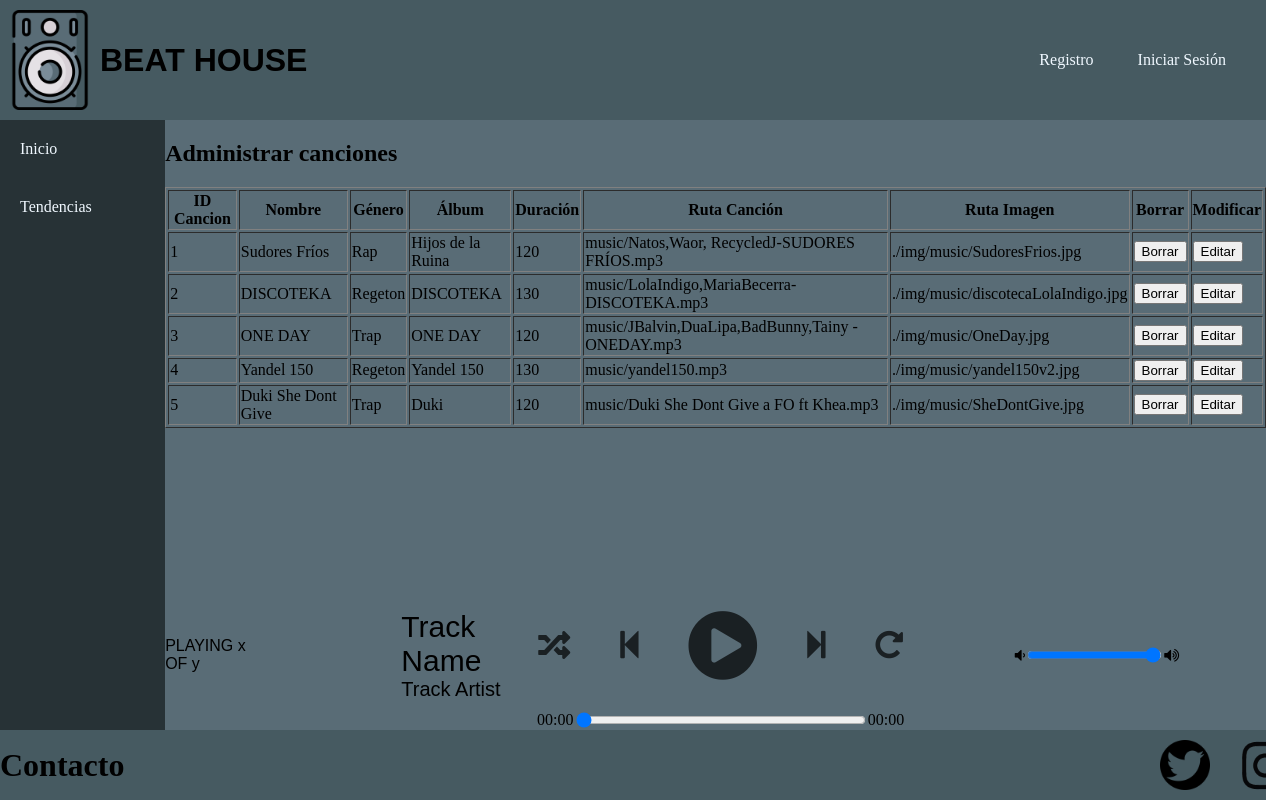
The page /GestionCanciones.php on the database as committed earlier.
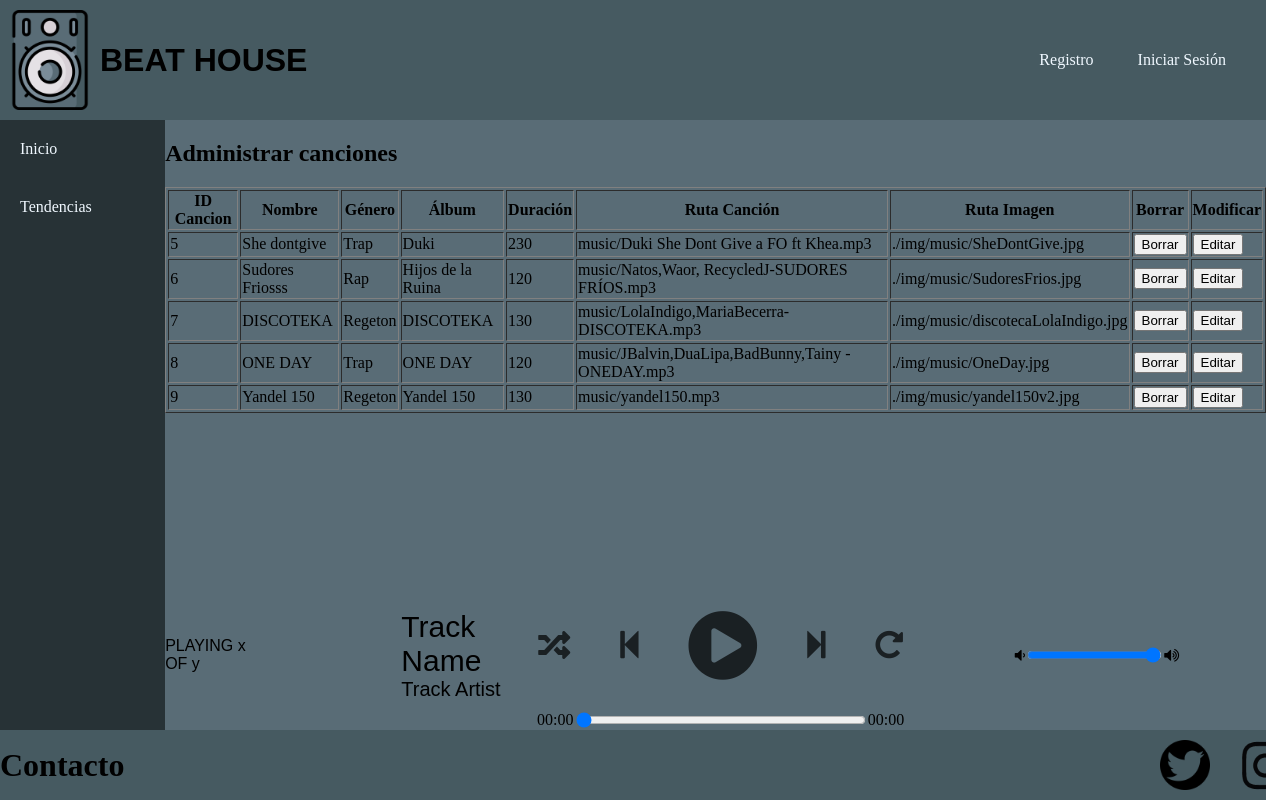
The same page on the database as committed later.
### tables this page shows
CREATE TABLE `canciones` (
  `idCancion` int(11) NOT NULL,
  `nombreCancion` varchar(20) NOT NULL,
  `genero` varchar(30) NOT NULL,
  `nombreAlbum` varchar(30) NOT NULL,
  `duracion` varchar(20) NOT NULL,
  `rutaCancion` varchar(150) NOT NULL,
  `rutaImagen` varchar(150) NOT NULL
);

### GestionCanciones.php (called while the page is built, shortened)
<?php
    $form = new es\ucm\fdi\aw\FormModificarCancion();
    if (isset($_POST['borrarCancion'])) {
        $idCancion = $_POST['borrarCancion'] ?? '';
        es\ucm\fdi\aw\Admin::borrarCancion($idCancion);
        header("Location: gestionCanciones.php");
    }
    else if (isset($_POST['modificarCancion'])) {
        $datosCancion = json_decode($_POST['modificarCancion']);
        $_SESSION['datosCancion'] = $datosCancion;
        $contenidoPrincipal = $form->gestionaModificarDatos($datosCancion);
    }
    else if(isset($_POST['Aplicar'])){
        $datosCancion = $_SESSION['datosCancion'];
        $contenidoPrincipal = $form->gestionaModificarDatos($datosCancion);
    }
    else{
        $contenidoPrincipal = es\ucm\fdi\aw\Admin::mostrarCanciones();
    }
    require RAIZ_APP . "/vistas/plantillas/plantilla.php";

### includes/Admin.php (the view, shortened to what this page needs)
<?php
class Admin
{
    public static function mostrarCanciones()
    {
        $conn = Aplicacion::getInstance()->getConexionBd();
        $consulta = "SELECT * FROM canciones";
        $resultado = $conn->query($consulta);
        $contenidoPrincipal = "<h1>Administrar canciones</h1>";
        $contenidoPrincipal .= "<table border='1'>";
        $contenidoPrincipal .= "<tr><th>ID Cancion</th><th>Nombre</th><th>Género</th><th>Álbum</th><th>Duración</th><th>Ruta Canción</th><th>Ruta Imagen</th><th>Borrar</th><th>Modificar</th></tr>";
        while ($fila = $resultado->fetch_assoc()) {
            $contenidoPrincipal .= "<tr>";
            $contenidoPrincipal .= "<td>" . $fila['idCancion'] . "</td>";
            $contenidoPrincipal .= "<td>" . $fila['nombreCancion'] . "</td>";
            $contenidoPrincipal .= "<td>" . $fila['genero'] . "</td>";
            $contenidoPrincipal .= "<td>" . $fila['nombreAlbum'] . "</td>";
            $contenidoPrincipal .= "<td>" . $fila['duracion'] . "</td>";
            $contenidoPrincipal .= "<td>" . $fila['rutaCancion'] . "</td>";
            $contenidoPrincipal .= "<td>" . $fila['rutaImagen'] . "</td>";
            $info = [$fila['idCancion'], $fila['nombreCancion'], $fila['genero'], $fila['nombreAlbum'], $fila['duracion'], $fila['rutaCancion'], $fila['rutaImagen']];
            $datos = json_encode($info);
            $contenidoPrincipal .= "<td>
                <form action='gestionCanciones.php' method='POST'>
                    <button type='submit' name='borrarCancion' value='{$fila['idCancion']}'>Borrar</button>
                </form>
            </td>";
            $contenidoPrincipal .= "<td>
                <form action='gestionCanciones.php' method='POST'>
                    <button type='submit' name='modificarCancion' value='{$datos}'>Editar</button>
                </form>
            </td>";
            $contenidoPrincipal .= "</tr>";
        }
        $contenidoPrincipal .= "</table>";
        return $contenidoPrincipal;
    }
}

### includes/vistas/plantillas/plantilla.php (shortened to what this page needs)
<!DOCTYPE html>
<html lang="en">
<head>
    <link id="estilo" rel="stylesheet" type="text/css" href="<?=RUTA_CSS?>/estiloPagina.css">
    <link rel="stylesheet" href="<?=RUTA_CSS?>/estiloreproductor.css">
    <link rel="stylesheet" href="https://cdnjs.cloudflare.com/ajax/libs/font-awesome/5.13.0/css/all.min.css">
    <link rel="stylesheet" href="https://cdnjs.cloudflare.com/ajax/libs/font-awesome/4.7.0/css/font-awesome.min.css">
    <link rel="stylesheet" href="<?=RUTA_CSS?>/buscador.css">
</head>
<body>
    <?php
        require(RAIZ_APP.'/vistas/comun/cabecera.php');
    ?>
    <main class= "main">
        <?php
            require(RAIZ_APP.'/vistas/comun/sidebarIzq.php');
        ?>
        <section class="panelCentral">
            <div class="contenidoPrincipal">
                <?=$contenidoPrincipal?>
            </div>
            <?php
                if(!isset($_SESSION['login'])){
                    require_once(RAIZ_APP.'/vistas/comun/reproductor.php');
                }
                else{
                    require(RAIZ_APP.'/vistas/comun/reproductor.php');
                }
            ?>
        </section>
    </main>
    <?php
        require(RAIZ_APP.'/vistas/comun/footer.php');
    ?>
</body>
</html>

### includes/vistas/comun/cabecera.php
<?php
function mostrarSaludo() {
	if (isset($_SESSION['login']) && ($_SESSION['login']===true)) {
		return "Bienvenido, {$_SESSION['nombre']} <a href='logout.php'>(salir)</a>";
	} else {
		return "<ul>
        <li><a href='registro.php'>Registro</a></li>
        <li><a href='login.php'>Iniciar Sesión</a></li>
    </ul>";
	}
}
?>
<header class="header">
        <div class="logo-titulo">
            <img src="<?=RUTA_IMGS?>/Altavoz2.png" alt="logo" class="logo">
            <h1>BEAT HOUSE</h1>
        </div>
        <div class="usuario">
            <?= mostrarSaludo(); ?>
        </div>
</header>

### includes/vistas/comun/sidebarIzq.php (shortened to what this page needs)
<section class="panelIzquierdo">
    <?php
        if(!isset($_SESSION['login'])){
            echo"<ul>
                    <li><a href='index.php'>Inicio</a></li>
                    <li><a href='tendencias.php'>Tendencias</a></li>
                </ul>";
        }
    ?>
</section>

### includes/vistas/comun/reproductor.php
<div class="reproductor">
    <div class="infoCancion">
        <div class="now-playing">PLAYING x OF y</div>
        <div class="track-art"></div>
        <div class="name-Artist">
            <div class="track-name">Track Name</div>
            <div class="track-artist">Track Artist</div>
        </div>
    </div>
    <div class="botonesTimer">
        <div class="buttons">
            <div class="random-track" onclick="randomTrack()">
                <i class="fas fa-random fa-2x" title="random"></i>
            </div>
            <div class="prev-track" onclick="prevTrack()">
                <i class="fa fa-step-backward fa-2x"></i>
            </div>
            <div class="playpause-track" onclick="playpauseTrack()">
                <i class="fa fa-play-circle fa-5x"></i>
            </div>
            <div class="next-track" onclick="nextTrack()">
                <i class="fa fa-step-forward fa-2x"></i>
            </div>
            <div class="repeat-track" onclick="repeatTrack()">
                <i class="fa fa-repeat fa-2x" title="repeat"></i>
            </div>
        </div>
        <div class="timer">
            <div class="current-time">00:00</div>
            <input type="range" min="1" max="100" value="0" class="seek_slider" onchange="seekTo()">
            <div class="total-duration">00:00</div>
        </div>
    </div>
    <div class="volumen">
        <i class="fa fa-volume-down"></i>
        <input type="range" min="0" max="100" value="99" class="volume_slider" onchange="setVolume()">
        <i class="fa fa-volume-up"></i>
    </div>
</div>

### includes/vistas/comun/footer.php
<footer class="footer">
        <h1>Contacto</h1>
        <img src="<?= RUTA_IMGS ?>/logoTwitter.png" alt="twitter" class="logoTw">
        <img src="<?= RUTA_IMGS ?>/logoInsta.png" alt="instagram" class="logoInsta">
</footer>

### css/estiloPagina.css (style rules this page uses)
.header img { width: 100px; height: 100px; padding-top: 10px; padding-bottom: 10px; }
.header h1 { font-family: sans-serif; }
.header { background-color: #465A61; display: flex; justify-content: space-between; }
.logo-titulo { display: flex; justify-content: space-between; align-items: center; }
.usuario { display: flex; align-items: center; justify-content: space-between; padding-right: 20px; }
.usuario ul { margin: 0; padding: 0; list-style: none; }
.usuario a { text-decoration: none; color: aliceblue; }
.usuario ul li { display: inline-block; }
.usuario ul li a { display: block; padding: 20px; border-radius: 5px; }
body { background-color: #596C76; margin: 0; display: flex; flex-direction: column; }
.main { width: 100%; height: calc(100vh - 190px); display: flex; justify-content: center; align-items: center; }
.panelIzquierdo { width: 15%; height: calc(100vh - 190px); background-color: #273236; }
.panelIzquierdo ul { margin: 0; padding: 0; list-style: none; }
.panelIzquierdo a { text-decoration: none; color: aliceblue; }
.panelIzquierdo ul li { display: block; }
.panelIzquierdo ul li a { display: block; padding: 20px; }
.panelCentral { width: 100%; height: 100%; }
.contenidoPrincipal { width: 100%; height: calc(100vh - 340px); display: block; overflow-y: auto; }
.reproductor { width: 100%; height: 150px; }
footer { background-color: #465A61; width: 100%; height: 70px; display: flex; align-items: center; justify-content: space-between; }
footer img { padding-right: 10px; padding-left: 10px; }
.logoTw { width: 50px; height: 50px; margin-left: 81%; }
.logoInsta { width: 70px; height: 55px; }

### css/estiloreproductor.css (style rules this page uses)
.reproductor { background-color: #596C76; display: flex; justify-content: center; align-items: start; }
.infoCancion { width: 100%; height: 100%; display: flex; justify-content: center; align-items: center; font-family: Arial, Helvetica, sans-serif; }
.name-Artist { display: inline-block; justify-content: center; align-items: center; }
.track-name { font-size: 30px; }
.track-artist { font-size: 20px; }
.botonesTimer { width: 100%; height: 100%; justify-content: center; display: block; justify-content: center; align-items: center; }
.track-art { margin: 25px; height: 150px; width: 150px; background-size: cover; background-position: center; }
.buttons { display: flex; justify-content: center; align-items: center; }
.timer { display: flex; justify-content: center; align-items: center; }
.seek_slider { width: 70%; }
.repeat-track, .random-track, .playpause-track, .prev-track, .next-track { padding: 25px; opacity: 0.7; transition: opacity .2s; }
.volumen { width: 100%; height: 100%; display: flex; justify-content: center; align-items: center; }
.volume_slider { width: 40%; }

Rows that differ between the two databases and show on the page:
removed canciones: idCancion "1", nombreCancion "Sudores Fríos", genero "Rap", nombreAlbum "Hijos de la Ruina", duracion "120", rutaCancion "music/Natos,Waor, RecycledJ-SUDORES FRÍOS.mp3", rutaImagen "./img/music/SudoresFrios.jpg"
removed canciones: idCancion "2", nombreCancion "DISCOTEKA", genero "Regeton", nombreAlbum "DISCOTEKA", duracion "130", rutaCancion "music/LolaIndigo,MariaBecerra-DISCOTEKA.mp3", rutaImagen "./img/music/discotecaLolaIndigo.jpg"
removed canciones: idCancion "3", nombreCancion "ONE DAY", genero "Trap", nombreAlbum "ONE DAY", duracion "120", rutaCancion "music/JBalvin,DuaLipa,BadBunny,Tainy -ONEDAY.mp3", rutaImagen "./img/music/OneDay.jpg"
removed canciones: idCancion "4", nombreCancion "Yandel 150", genero "Regeton", nombreAlbum "Yandel 150", duracion "130", rutaCancion "music/yandel150.mp3", rutaImagen "./img/music/yandel150v2.jpg"
changed canciones "Duki": nombreCancion "Duki She Dont Give" → "She dontgive"; duracion "120" → "230"
added canciones: idCancion "6", nombreCancion "Sudores Friosss", genero "Rap", nombreAlbum "Hijos de la Ruina", duracion "120", rutaCancion "music/Natos,Waor, RecycledJ-SUDORES FRÍOS.mp3", rutaImagen "./img/music/SudoresFrios.jpg"
added canciones: idCancion "7", nombreCancion "DISCOTEKA", genero "Regeton", nombreAlbum "DISCOTEKA", duracion "130", rutaCancion "music/LolaIndigo,MariaBecerra-DISCOTEKA.mp3", rutaImagen "./img/music/discotecaLolaIndigo.jpg"
added canciones: idCancion "8", nombreCancion "ONE DAY", genero "Trap", nombreAlbum "ONE DAY", duracion "120", rutaCancion "music/JBalvin,DuaLipa,BadBunny,Tainy -ONEDAY.mp3", rutaImagen "./img/music/OneDay.jpg"
added canciones: idCancion "9", nombreCancion "Yandel 150", genero "Regeton", nombreAlbum "Yandel 150", duracion "130", rutaCancion "music/yandel150.mp3", rutaImagen "./img/music/yandel150v2.jpg"
